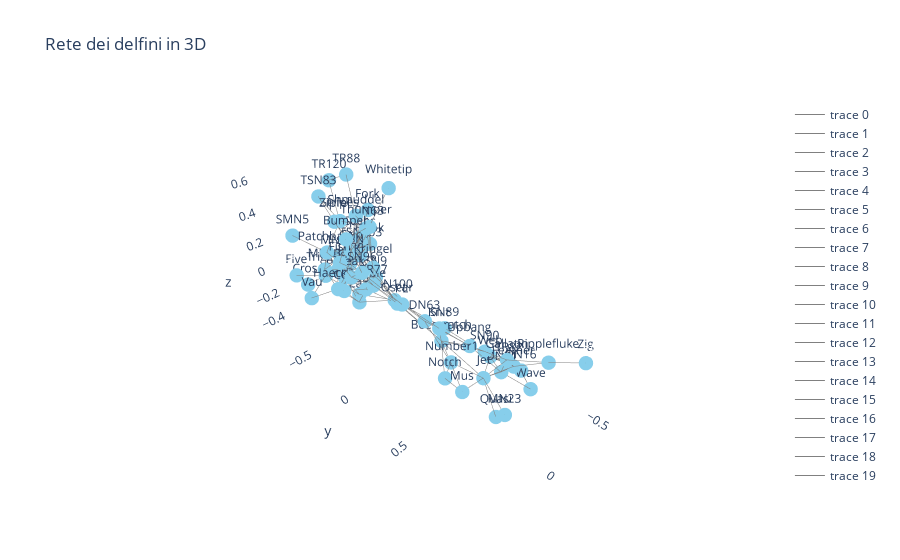

The notebook cell saved with this chart:
### Code cell
# Creare layout 3D per la rete
pos_3d = nx.spring_layout(G, dim=3)

# Traccia degli archi
edge_trace = []
for edge in G.edges():
    x0, y0, z0 = pos_3d[edge[0]]
    x1, y1, z1 = pos_3d[edge[1]]
    edge_trace.append(go.Scatter3d(
        x=[x0, x1, None],
        y=[y0, y1, None],
        z=[z0, z1, None],
        mode='lines',
        line=dict(color='gray', width=1)
    ))

# Traccia dei nodi
node_trace = go.Scatter3d(
    x=[pos_3d[node][0] for node in G.nodes()],
    y=[pos_3d[node][1] for node in G.nodes()],
    z=[pos_3d[node][2] for node in G.nodes()],
    mode='markers+text',
    text=[node for node in G.nodes()],  # Usare l'ID del nodo come etichetta
    marker=dict(size=5, color='skyblue')
)

fig = go.Figure(data=edge_trace + [node_trace])
fig.update_layout(title="Rete dei delfini in 3D",
                  scene=dict(xaxis=dict(showbackground=False),
                             yaxis=dict(showbackground=False),
                             zaxis=dict(showbackground=False)))
fig.show()

### Figure 1 — Plotly figure (JSON) as saved in the notebook; plotly's stock layout.template omitted (floating-point values rounded to 4 significant figures)
{"data": [{"line": {"color": "gray", "width": 1}, "mode": "lines", "type": "scatter3d", "x": [0.1999, 0.2493, null], "y": [-0.1524, -0.1766, null], "z": [0.1331, 0.2425, null]}, {"line": {"color": "gray", "width": 1}, "mode": "lines", "type": "scatter3d", "x": [0.1999, 0.08535, null], "y": [-0.1524, -0.2973, null], "z": [0.1331, 0.2011, null]}, {"line": {"color": "gray", "width": 1}, "mode": "lines", "type": "scatter3d", "x": [0.1999, 0.2054, null], "y": [-0.1524, -0.3044, null], "z": [0.1331, -0.02327, null]}, {"line": {"color": "gray", "width": 1}, "mode": "lines", "type": "scatter3d", "x": [0.1999, 0.0346, null], "y": [-0.1524, -0.1394, null], "z": [0.1331, 0.06225, null]}, {"line": {"color": "gray", "width": 1}, "mode": "lines", "type": "scatter3d", "x": [0.1999, 0.1974, null], "y": [-0.1524, -0.04821, null], "z": [0.1331, 0.2109, null]}, {"line": {"color": "gray", "width": 1}, "mode": "lines", "type": "scatter3d", "x": [0.1999, 0.1673, null], "y": [-0.1524, 0.007231, null], "z": [0.1331, 0.1374, null]}, {"line": {"color": "gray", "width": 1}, "mode": "lines", "type": "scatter3d", "x": [-0.04074, -0.113, null], "y": [0.3431, 0.6155, null], "z": [-0.1954, -0.3576, null]}, {"line": {"color": "gray", "width": 1}, "mode": "lines", "type": "scatter3d", "x": [-0.04074, -0.007897, null], "y": [0.3431, 0.3544, null], "z": [-0.1954, -0.0737, null]}, {"line": {"color": "gray", "width": 1}, "mode": "lines", "type": "scatter3d", "x": [-0.04074, 0.07298, null], "y": [0.3431, 0.483, null], "z": [-0.1954, -0.32, null]}, {"line": {"color": "gray", "width": 1}, "mode": "lines", "type": "scatter3d", "x": [-0.04074, -0.0009232, null], "y": [0.3431, 0.4589, null], "z": [-0.1954, -0.2619, null]}, {"line": {"color": "gray", "width": 1}, "mode": "lines", "type": "scatter3d", "x": [-0.04074, 0.06457, null], "y": [0.3431, 0.08526, null], "z": [-0.1954, -0.002284, null]}, {"line": {"color": "gray", "width": 1}, "mode": "lines", "type": "scatter3d", "x": [-0.04074, -0.006916, null], "y": [0.3431, -0.0233, null], "z": [-0.1954, -0.0723, null]}, {"line": {"color": "gray", "width": 1}, "mode": "lines", "type": "scatter3d", "x": [-0.04074, -0.2034, null], "y": [0.3431, 0.5425, null], "z": [-0.1954, -0.2559, null]}, {"line": {"color": "gray", "width": 1}, "mode": "lines", "type": "scatter3d", "x": [-0.04074, -0.1456, null], "y": [0.3431, 0.4734, null], "z": [-0.1954, -0.2188, null]}, {"line": {"color": "gray", "width": 1}, "mode": "lines", "type": "scatter3d", "x": [0.2187, 0.2493, null], "y": [-0.1342, -0.1766, null], "z": [0.3966, 0.2425, null]}, {"line": {"color": "gray", "width": 1}, "mode": "lines", "type": "scatter3d", "x": [0.2187, 0.1974, null], "y": [-0.1342, -0.04821, null], "z": [0.3966, 0.2109, null]}, {"line": {"color": "gray", "width": 1}, "mode": "lines", "type": "scatter3d", "x": [0.2187, 0.0447, null], "y": [-0.1342, -0.1802, null], "z": [0.3966, 0.3821, null]}, {"line": {"color": "gray", "width": 1}, "mode": "lines", "type": "scatter3d", "x": [0.2187, 0.1776, null], "y": [-0.1342, -0.2918, null], "z": [0.3966, 0.431, null]}, {"line": {"color": "gray", "width": 1}, "mode": "lines", "type": "scatter3d", "x": [0.2229, 0.1114, null], "y": [-0.2125, -0.1427, null], "z": [0.01787, 0.01021, null]}, {"line": {"color": "gray", "width": 1}, "mode": "lines", "type": "scatter3d", "x": [0.2229, 0.08535, null], "y": [-0.2125, -0.2973, null], "z": [0.01787, 0.2011, null]}, {"line": {"color": "gray", "width": 1}, "mode": "lines", "type": "scatter3d", "x": [0.2229, 0.1405, null], "y": [-0.2125, -0.1873, null], "z": [0.01787, -0.09713, null]}, {"line": {"color": "gray", "width": 1}, "mode": "lines", "type": "scatter3d", "x": [0.1954, 0.1661, null], "y": [-0.6972, -0.4957, null], "z": [-0.1857, -0.03228, null]}, {"line": {"color": "gray", "width": 1}, "mode": "lines", "type": "scatter3d", "x": [-0.3626, -0.2916, null], "y": [0.7098, 0.6977, null], "z": [-0.4064, -0.3312, null]}, {"line": {"color": "gray", "width": 1}, "mode": "lines", "type": "scatter3d", "x": [-0.3626, -0.2755, null], "y": [0.7098, 0.6557, null], "z": [-0.4064, -0.2961, null]}, {"line": {"color": "gray", "width": 1}, "mode": "lines", "type": "scatter3d", "x": [-0.3626, -0.3464, null], "y": [0.7098, 0.8022, null], "z": [-0.4064, -0.4861, null]}, {"line": {"color": "gray", "width": 1}, "mode": "lines", "type": "scatter3d", "x": [-0.3626, -0.2699, null], "y": [0.7098, 0.5381, null], "z": [-0.4064, -0.3435, null]}, {"line": {"color": "gray", "width": 1}, "mode": "lines", "type": "scatter3d", "x": [-0.2366, -0.2916, null], "y": [0.6512, 0.6977, null], "z": [-0.3716, -0.3312, null]}, {"line": {"color": "gray", "width": 1}, "mode": "lines", "type": "scatter3d", "x": [-0.2366, -0.2755, null], "y": [0.6512, 0.6557, null], "z": [-0.3716, -0.2961, null]}, {"line": {"color": "gray", "width": 1}, "mode": "lines", "type": "scatter3d", "x": [-0.2366, -0.113, null], "y": [0.6512, 0.6155, null], "z": [-0.3716, -0.3576, null]}, {"line": {"color": "gray", "width": 1}, "mode": "lines", "type": "scatter3d", "x": [-0.2366, -0.1456, null], "y": [0.6512, 0.4734, null], "z": [-0.3716, -0.2188, null]}, {"line": {"color": "gray", "width": 1}, "mode": "lines", "type": "scatter3d", "x": [-0.2366, -0.3464, null], "y": [0.6512, 0.8022, null], "z": [-0.3716, -0.4861, null]}, {"line": {"color": "gray", "width": 1}, "mode": "lines", "type": "scatter3d", "x": [-0.2366, -0.2699, null], "y": [0.6512, 0.5381, null], "z": [-0.3716, -0.3435, null]}, {"line": {"color": "gray", "width": 1}, "mode": "lines", "type": "scatter3d", "x": [-0.007684, -0.007897, null], "y": [0.2381, 0.3544, null], "z": [-0.0882, -0.0737, null]}, {"line": {"color": "gray", "width": 1}, "mode": "lines", "type": "scatter3d", "x": [-0.007684, -0.0009232, null], "y": [0.2381, 0.4589, null], "z": [-0.0882, -0.2619, null]}, {"line": {"color": "gray", "width": 1}, "mode": "lines", "type": "scatter3d", "x": [-0.007684, 0.1061, null], "y": [0.2381, 0.1749, null], "z": [-0.0882, 0.0613, null]}, {"line": {"color": "gray", "width": 1}, "mode": "lines", "type": "scatter3d", "x": [-0.007684, 0.0346, null], "y": [0.2381, -0.1394, null], "z": [-0.0882, 0.06225, null]}, {"line": {"color": "gray", "width": 1}, "mode": "lines", "type": "scatter3d", "x": [-0.007684, -0.1456, null], "y": [0.2381, 0.4734, null], "z": [-0.0882, -0.2188, null]}, {"line": {"color": "gray", "width": 1}, "mode": "lines", "type": "scatter3d", "x": [0.1114, 0.05038, null], "y": [-0.1427, -0.1377, null], "z": [0.01021, 0.138, null]}, {"line": {"color": "gray", "width": 1}, "mode": "lines", "type": "scatter3d", "x": [0.1114, 0.06457, null], "y": [-0.1427, 0.08526, null], "z": [0.01021, -0.002284, null]}, {"line": {"color": "gray", "width": 1}, "mode": "lines", "type": "scatter3d", "x": [0.1114, 0.04856, null], "y": [-0.1427, -0.2599, null], "z": [0.01021, 0.173, null]}, {"line": {"color": "gray", "width": 1}, "mode": "lines", "type": "scatter3d", "x": [0.1114, 0.1231, null], "y": [-0.1427, -0.3399, null], "z": [0.01021, 0.008328, null]}, {"line": {"color": "gray", "width": 1}, "mode": "lines", "type": "scatter3d", "x": [0.1114, 0.1405, null], "y": [-0.1427, -0.1873, null], "z": [0.01021, -0.09713, null]}, {"line": {"color": "gray", "width": 1}, "mode": "lines", "type": "scatter3d", "x": [-0.2916, -0.2755, null], "y": [0.6977, 0.6557, null], "z": [-0.3312, -0.2961, null]}, {"line": {"color": "gray", "width": 1}, "mode": "lines", "type": "scatter3d", "x": [-0.2916, -0.113, null], "y": [0.6977, 0.6155, null], "z": [-0.3312, -0.3576, null]}, {"line": {"color": "gray", "width": 1}, "mode": "lines", "type": "scatter3d", "x": [-0.2916, -0.4302, null], "y": [0.6977, 0.8411, null], "z": [-0.3312, -0.2963, null]}, {"line": {"color": "gray", "width": 1}, "mode": "lines", "type": "scatter3d", "x": [-0.2916, -0.2034, null], "y": [0.6977, 0.5425, null], "z": [-0.3312, -0.2559, null]}, {"line": {"color": "gray", "width": 1}, "mode": "lines", "type": "scatter3d", "x": [-0.2916, -0.2699, null], "y": [0.6977, 0.5381, null], "z": [-0.3312, -0.3435, null]}, {"line": {"color": "gray", "width": 1}, "mode": "lines", "type": "scatter3d", "x": [0.2493, 0.1627, null], "y": [-0.1766, -0.4439, null], "z": [0.2425, 0.1618, null]}, {"line": {"color": "gray", "width": 1}, "mode": "lines", "type": "scatter3d", "x": [0.2493, 0.1974, null], "y": [-0.1766, -0.04821, null], "z": [0.2425, 0.2109, null]}, {"line": {"color": "gray", "width": 1}, "mode": "lines", "type": "scatter3d", "x": [0.2493, 0.1673, null], "y": [-0.1766, 0.007231, null], "z": [0.2425, 0.1374, null]}, {"line": {"color": "gray", "width": 1}, "mode": "lines", "type": "scatter3d", "x": [0.249, 0.1661, null], "y": [-0.7289, -0.4957, null], "z": [-0.09937, -0.03228, null]}, {"line": {"color": "gray", "width": 1}, "mode": "lines", "type": "scatter3d", "x": [-0.2251, -0.02847, null], "y": [-0.5089, -0.3514, null], "z": [0.2958, 0.2288, null]}, {"line": {"color": "gray", "width": 1}, "mode": "lines", "type": "scatter3d", "x": [-0.2755, -0.113, null], "y": [0.6557, 0.6155, null], "z": [-0.2961, -0.3576, null]}, {"line": {"color": "gray", "width": 1}, "mode": "lines", "type": "scatter3d", "x": [-0.2755, -0.4302, null], "y": [0.6557, 0.8411, null], "z": [-0.2961, -0.2963, null]}, {"line": {"color": "gray", "width": 1}, "mode": "lines", "type": "scatter3d", "x": [-0.2755, -0.2034, null], "y": [0.6557, 0.5425, null], "z": [-0.2961, -0.2559, null]}, {"line": {"color": "gray", "width": 1}, "mode": "lines", "type": "scatter3d", "x": [-0.2755, -0.1456, null], "y": [0.6557, 0.4734, null], "z": [-0.2961, -0.2188, null]}, {"line": {"color": "gray", "width": 1}, "mode": "lines", "type": "scatter3d", "x": [-0.2755, -0.2699, null], "y": [0.6557, 0.5381, null], "z": [-0.2961, -0.3435, null]}, {"line": {"color": "gray", "width": 1}, "mode": "lines", "type": "scatter3d", "x": [0.08535, -0.01706, null], "y": [-0.2973, -0.2395, null], "z": [0.2011, 0.232, null]}, {"line": {"color": "gray", "width": 1}, "mode": "lines", "type": "scatter3d", "x": [0.08535, 0.2021, null], "y": [-0.2973, -0.4325, null], "z": [0.2011, 0.06027, null]}, {"line": {"color": "gray", "width": 1}, "mode": "lines", "type": "scatter3d", "x": [0.08535, -0.02847, null], "y": [-0.2973, -0.3514, null], "z": [0.2011, 0.2288, null]}, {"line": {"color": "gray", "width": 1}, "mode": "lines", "type": "scatter3d", "x": [0.08535, -0.01233, null], "y": [-0.2973, -0.3504, null], "z": [0.2011, 0.3816, null]}, {"line": {"color": "gray", "width": 1}, "mode": "lines", "type": "scatter3d", "x": [0.08535, 0.04856, null], "y": [-0.2973, -0.2599, null], "z": [0.2011, 0.173, null]}, {"line": {"color": "gray", "width": 1}, "mode": "lines", "type": "scatter3d", "x": [0.08535, -0.04834, null], "y": [-0.2973, -0.2727, null], "z": [0.2011, 0.3232, null]}, {"line": {"color": "gray", "width": 1}, "mode": "lines", "type": "scatter3d", "x": [0.08535, 0.0346, null], "y": [-0.2973, -0.1394, null], "z": [0.2011, 0.06225, null]}, {"line": {"color": "gray", "width": 1}, "mode": "lines", "type": "scatter3d", "x": [0.08535, 0.06006, null], "y": [-0.2973, -0.4173, null], "z": [0.2011, 0.3489, null]}, {"line": {"color": "gray", "width": 1}, "mode": "lines", "type": "scatter3d", "x": [0.08535, 0.1139, null], "y": [-0.2973, -0.2828, null], "z": [0.2011, 0.1288, null]}, {"line": {"color": "gray", "width": 1}, "mode": "lines", "type": "scatter3d", "x": [0.08535, -0.01388, null], "y": [-0.2973, -0.3351, null], "z": [0.2011, 0.1625, null]}, {"line": {"color": "gray", "width": 1}, "mode": "lines", "type": "scatter3d", "x": [0.2054, 0.1397, null], "y": [-0.3044, -0.3839, null], "z": [-0.02327, 0.05152, null]}, {"line": {"color": "gray", "width": 1}, "mode": "lines", "type": "scatter3d", "x": [0.2054, 0.2021, null], "y": [-0.3044, -0.4325, null], "z": [-0.02327, 0.06027, null]}, {"line": {"color": "gray", "width": 1}, "mode": "lines", "type": "scatter3d", "x": [0.2054, 0.0346, null], "y": [-0.3044, -0.1394, null], "z": [-0.02327, 0.06225, null]}, {"line": {"color": "gray", "width": 1}, "mode": "lines", "type": "scatter3d", "x": [0.2054, 0.1231, null], "y": [-0.3044, -0.3399, null], "z": [-0.02327, 0.008328, null]}, {"line": {"color": "gray", "width": 1}, "mode": "lines", "type": "scatter3d", "x": [0.2054, 0.2982, null], "y": [-0.3044, -0.4832, null], "z": [-0.02327, -0.1367, null]}, {"line": {"color": "gray", "width": 1}, "mode": "lines", "type": "scatter3d", "x": [0.2054, 0.1405, null], "y": [-0.3044, -0.1873, null], "z": [-0.02327, -0.09713, null]}, {"line": {"color": "gray", "width": 1}, "mode": "lines", "type": "scatter3d", "x": [-0.01706, 0.05038, null], "y": [-0.2395, -0.1377, null], "z": [0.232, 0.138, null]}, {"line": {"color": "gray", "width": 1}, "mode": "lines", "type": "scatter3d", "x": [-0.01706, -0.02847, null], "y": [-0.2395, -0.3514, null], "z": [0.232, 0.2288, null]}, {"line": {"color": "gray", "width": 1}, "mode": "lines", "type": "scatter3d", "x": [-0.01706, 0.04856, null], "y": [-0.2395, -0.2599, null], "z": [0.232, 0.173, null]}, {"line": {"color": "gray", "width": 1}, "mode": "lines", "type": "scatter3d", "x": [-0.01706, -0.04834, null], "y": [-0.2395, -0.2727, null], "z": [0.232, 0.3232, null]}, {"line": {"color": "gray", "width": 1}, "mode": "lines", "type": "scatter3d", "x": [-0.01706, 0.1139, null], "y": [-0.2395, -0.2828, null], "z": [0.232, 0.1288, null]}, {"line": {"color": "gray", "width": 1}, "mode": "lines", "type": "scatter3d", "x": [-0.113, -0.04779, null], "y": [0.6155, 0.8303, null], "z": [-0.3576, -0.4422, null]}, {"line": {"color": "gray", "width": 1}, "mode": "lines", "type": "scatter3d", "x": [-0.113, 0.04323, null], "y": [0.6155, 0.5906, null], "z": [-0.3576, -0.3724, null]}, {"line": {"color": "gray", "width": 1}, "mode": "lines", "type": "scatter3d", "x": [-0.113, -0.0009232, null], "y": [0.6155, 0.4589, null], "z": [-0.3576, -0.2619, null]}, {"line": {"color": "gray", "width": 1}, "mode": "lines", "type": "scatter3d", "x": [-0.113, -0.07498, null], "y": [0.6155, 0.7575, null], "z": [-0.3576, -0.5457, null]}, {"line": {"color": "gray", "width": 1}, "mode": "lines", "type": "scatter3d", "x": [-0.113, -0.2699, null], "y": [0.6155, 0.5381, null], "z": [-0.3576, -0.3435, null]}, {"line": {"color": "gray", "width": 1}, "mode": "lines", "type": "scatter3d", "x": [0.1397, 0.05038, null], "y": [-0.3839, -0.1377, null], "z": [0.05152, 0.138, null]}, {"line": {"color": "gray", "width": 1}, "mode": "lines", "type": "scatter3d", "x": [0.1397, 0.06594, null], "y": [-0.3839, -0.4464, null], "z": [0.05152, 0.0932, null]}, {"line": {"color": "gray", "width": 1}, "mode": "lines", "type": "scatter3d", "x": [0.1397, 0.2021, null], "y": [-0.3839, -0.4325, null], "z": [0.05152, 0.06027, null]}, {"line": {"color": "gray", "width": 1}, "mode": "lines", "type": "scatter3d", "x": [0.1397, 0.1627, null], "y": [-0.3839, -0.4439, null], "z": [0.05152, 0.1618, null]}, {"line": {"color": "gray", "width": 1}, "mode": "lines", "type": "scatter3d", "x": [0.1397, 0.1231, null], "y": [-0.3839, -0.3399, null], "z": [0.05152, 0.008328, null]}, {"line": {"color": "gray", "width": 1}, "mode": "lines", "type": "scatter3d", "x": [0.1397, 0.1661, null], "y": [-0.3839, -0.4957, null], "z": [0.05152, -0.03228, null]}, {"line": {"color": "gray", "width": 1}, "mode": "lines", "type": "scatter3d", "x": [-0.007897, 0.1061, null], "y": [0.3544, 0.1749, null], "z": [-0.0737, 0.0613, null]}, {"line": {"color": "gray", "width": 1}, "mode": "lines", "type": "scatter3d", "x": [-0.007897, -0.1456, null], "y": [0.3544, 0.4734, null], "z": [-0.0737, -0.2188, null]}, {"line": {"color": "gray", "width": 1}, "mode": "lines", "type": "scatter3d", "x": [0.05038, 0.06457, null], "y": [-0.1377, 0.08526, null], "z": [0.138, -0.002284, null]}, {"line": {"color": "gray", "width": 1}, "mode": "lines", "type": "scatter3d", "x": [0.05038, -0.006916, null], "y": [-0.1377, -0.0233, null], "z": [0.138, -0.0723, null]}, {"line": {"color": "gray", "width": 1}, "mode": "lines", "type": "scatter3d", "x": [0.05038, -0.04834, null], "y": [-0.1377, -0.2727, null], "z": [0.138, 0.3232, null]}, {"line": {"color": "gray", "width": 1}, "mode": "lines", "type": "scatter3d", "x": [0.05038, 0.0447, null], "y": [-0.1377, -0.1802, null], "z": [0.138, 0.3821, null]}, {"line": {"color": "gray", "width": 1}, "mode": "lines", "type": "scatter3d", "x": [0.05038, 0.1673, null], "y": [-0.1377, 0.007231, null], "z": [0.138, 0.1374, null]}, {"line": {"color": "gray", "width": 1}, "mode": "lines", "type": "scatter3d", "x": [0.05038, 0.1139, null], "y": [-0.1377, -0.2828, null], "z": [0.138, 0.1288, null]}, {"line": {"color": "gray", "width": 1}, "mode": "lines", "type": "scatter3d", "x": [0.06594, 0.1627, null], "y": [-0.4464, -0.4439, null], "z": [0.0932, 0.1618, null]}, {"line": {"color": "gray", "width": 1}, "mode": "lines", "type": "scatter3d", "x": [0.06594, -0.02847, null], "y": [-0.4464, -0.3514, null], "z": [0.0932, 0.2288, null]}, {"line": {"color": "gray", "width": 1}, "mode": "lines", "type": "scatter3d", "x": [0.06594, 0.04856, null], "y": [-0.4464, -0.2599, null], "z": [0.0932, 0.173, null]}, {"line": {"color": "gray", "width": 1}, "mode": "lines", "type": "scatter3d", "x": [0.06594, 0.1231, null], "y": [-0.4464, -0.3399, null], "z": [0.0932, 0.008328, null]}, {"line": {"color": "gray", "width": 1}, "mode": "lines", "type": "scatter3d", "x": [0.06594, 0.1661, null], "y": [-0.4464, -0.4957, null], "z": [0.0932, -0.03228, null]}, {"line": {"color": "gray", "width": 1}, "mode": "lines", "type": "scatter3d", "x": [0.0591, -0.006916, null], "y": [-0.2967, -0.0233, null], "z": [-0.1343, -0.0723, null]}, {"line": {"color": "gray", "width": 1}, "mode": "lines", "type": "scatter3d", "x": [0.0591, 0.1231, null], "y": [-0.2967, -0.3399, null], "z": [-0.1343, 0.008328, null]}, {"line": {"color": "gray", "width": 1}, "mode": "lines", "type": "scatter3d", "x": [0.0591, 0.1661, null], "y": [-0.2967, -0.4957, null], "z": [-0.1343, -0.03228, null]}, {"line": {"color": "gray", "width": 1}, "mode": "lines", "type": "scatter3d", "x": [0.2021, 0.1627, null], "y": [-0.4325, -0.4439, null], "z": [0.06027, 0.1618, null]}, {"line": {"color": "gray", "width": 1}, "mode": "lines", "type": "scatter3d", "x": [0.2021, 0.1231, null], "y": [-0.4325, -0.3399, null], "z": [0.06027, 0.008328, null]}, {"line": {"color": "gray", "width": 1}, "mode": "lines", "type": "scatter3d", "x": [0.2021, 0.1661, null], "y": [-0.4325, -0.4957, null], "z": [0.06027, -0.03228, null]}, {"line": {"color": "gray", "width": 1}, "mode": "lines", "type": "scatter3d", "x": [0.04323, 0.07298, null], "y": [0.5906, 0.483, null], "z": [-0.3724, -0.32, null]}, {"line": {"color": "gray", "width": 1}, "mode": "lines", "type": "scatter3d", "x": [0.04323, -0.0009232, null], "y": [0.5906, 0.4589, null], "z": [-0.3724, -0.2619, null]}, {"line": {"color": "gray", "width": 1}, "mode": "lines", "type": "scatter3d", "x": [0.07298, -0.0009232, null], "y": [0.483, 0.4589, null], "z": [-0.32, -0.2619, null]}, {"line": {"color": "gray", "width": 1}, "mode": "lines", "type": "scatter3d", "x": [0.06457, 0.1061, null], "y": [0.08526, 0.1749, null], "z": [-0.002284, 0.0613, null]}, {"line": {"color": "gray", "width": 1}, "mode": "lines", "type": "scatter3d", "x": [0.06457, 0.1673, null], "y": [0.08526, 0.007231, null], "z": [-0.002284, 0.1374, null]}, {"line": {"color": "gray", "width": 1}, "mode": "lines", "type": "scatter3d", "x": [0.1627, 0.2471, null], "y": [-0.4439, -0.6834, null], "z": [0.1618, 0.2198, null]}, {"line": {"color": "gray", "width": 1}, "mode": "lines", "type": "scatter3d", "x": [0.1627, 0.06006, null], "y": [-0.4439, -0.4173, null], "z": [0.1618, 0.3489, null]}, {"line": {"color": "gray", "width": 1}, "mode": "lines", "type": "scatter3d", "x": [0.1627, 0.1231, null], "y": [-0.4439, -0.3399, null], "z": [0.1618, 0.008328, null]}, {"line": {"color": "gray", "width": 1}, "mode": "lines", "type": "scatter3d", "x": [0.1627, 0.1661, null], "y": [-0.4439, -0.4957, null], "z": [0.1618, -0.03228, null]}, {"line": {"color": "gray", "width": 1}, "mode": "lines", "type": "scatter3d", "x": [0.1627, -0.01388, null], "y": [-0.4439, -0.3351, null], "z": [0.1618, 0.1625, null]}, {"line": {"color": "gray", "width": 1}, "mode": "lines", "type": "scatter3d", "x": [0.1061, 0.1974, null], "y": [0.1749, -0.04821, null], "z": [0.0613, 0.2109, null]}, {"line": {"color": "gray", "width": 1}, "mode": "lines", "type": "scatter3d", "x": [0.1061, 0.1673, null], "y": [0.1749, 0.007231, null], "z": [0.0613, 0.1374, null]}, {"line": {"color": "gray", "width": 1}, "mode": "lines", "type": "scatter3d", "x": [-0.4302, -0.5753, null], "y": [0.8411, 1.0, null], "z": [-0.2963, -0.2905, null]}, {"line": {"color": "gray", "width": 1}, "mode": "lines", "type": "scatter3d", "x": [-0.02847, -0.01233, null], "y": [-0.3514, -0.3504, null], "z": [0.2288, 0.3816, null]}, {"line": {"color": "gray", "width": 1}, "mode": "lines", "type": "scatter3d", "x": [-0.02847, 0.04856, null], "y": [-0.3514, -0.2599, null], "z": [0.2288, 0.173, null]}, {"line": {"color": "gray", "width": 1}, "mode": "lines", "type": "scatter3d", "x": [-0.02847, -0.04834, null], "y": [-0.3514, -0.2727, null], "z": [0.2288, 0.3232, null]}, {"line": {"color": "gray", "width": 1}, "mode": "lines", "type": "scatter3d", "x": [-0.02847, 0.0346, null], "y": [-0.3514, -0.1394, null], "z": [0.2288, 0.06225, null]}, {"line": {"color": "gray", "width": 1}, "mode": "lines", "type": "scatter3d", "x": [-0.02847, 0.06006, null], "y": [-0.3514, -0.4173, null], "z": [0.2288, 0.3489, null]}, {"line": {"color": "gray", "width": 1}, "mode": "lines", "type": "scatter3d", "x": [-0.02847, 0.1139, null], "y": [-0.3514, -0.2828, null], "z": [0.2288, 0.1288, null]}, {"line": {"color": "gray", "width": 1}, "mode": "lines", "type": "scatter3d", "x": [-0.01233, 0.04856, null], "y": [-0.3504, -0.2599, null], "z": [0.3816, 0.173, null]}, {"line": {"color": "gray", "width": 1}, "mode": "lines", "type": "scatter3d", "x": [-0.01233, 0.0447, null], "y": [-0.3504, -0.1802, null], "z": [0.3816, 0.3821, null]}, {"line": {"color": "gray", "width": 1}, "mode": "lines", "type": "scatter3d", "x": [-0.01233, -0.07722, null], "y": [-0.3504, -0.499, null], "z": [0.3816, 0.5801, null]}, {"line": {"color": "gray", "width": 1}, "mode": "lines", "type": "scatter3d", "x": [-0.006916, 0.04856, null], "y": [-0.0233, -0.2599, null], "z": [-0.0723, 0.173, null]}, {"line": {"color": "gray", "width": 1}, "mode": "lines", "type": "scatter3d", "x": [-0.006916, -0.1755, null], "y": [-0.0233, 0.2429, null], "z": [-0.0723, -0.2373, null]}, {"line": {"color": "gray", "width": 1}, "mode": "lines", "type": "scatter3d", "x": [-0.006916, 0.0346, null], "y": [-0.0233, -0.1394, null], "z": [-0.0723, 0.06225, null]}, {"line": {"color": "gray", "width": 1}, "mode": "lines", "type": "scatter3d", "x": [-0.006916, 0.1405, null], "y": [-0.0233, -0.1873, null], "z": [-0.0723, -0.09713, null]}, {"line": {"color": "gray", "width": 1}, "mode": "lines", "type": "scatter3d", "x": [0.04856, 0.0346, null], "y": [-0.2599, -0.1394, null], "z": [0.173, 0.06225, null]}, {"line": {"color": "gray", "width": 1}, "mode": "lines", "type": "scatter3d", "x": [0.04856, 0.06006, null], "y": [-0.2599, -0.4173, null], "z": [0.173, 0.3489, null]}, {"line": {"color": "gray", "width": 1}, "mode": "lines", "type": "scatter3d", "x": [0.04856, 0.1231, null], "y": [-0.2599, -0.3399, null], "z": [0.173, 0.008328, null]}, {"line": {"color": "gray", "width": 1}, "mode": "lines", "type": "scatter3d", "x": [0.04856, 0.1776, null], "y": [-0.2599, -0.2918, null], "z": [0.173, 0.431, null]}, {"line": {"color": "gray", "width": 1}, "mode": "lines", "type": "scatter3d", "x": [-0.04834, 0.06006, null], "y": [-0.2727, -0.4173, null], "z": [0.3232, 0.3489, null]}, {"line": {"color": "gray", "width": 1}, "mode": "lines", "type": "scatter3d", "x": [-0.04834, 0.0447, null], "y": [-0.2727, -0.1802, null], "z": [0.3232, 0.3821, null]}, {"line": {"color": "gray", "width": 1}, "mode": "lines", "type": "scatter3d", "x": [-0.04834, -0.01388, null], "y": [-0.2727, -0.3351, null], "z": [0.3232, 0.1625, null]}, {"line": {"color": "gray", "width": 1}, "mode": "lines", "type": "scatter3d", "x": [-0.04834, -0.2154, null], "y": [-0.2727, -0.2756, null], "z": [0.3232, 0.5189, null]}, {"line": {"color": "gray", "width": 1}, "mode": "lines", "type": "scatter3d", "x": [-0.1755, -0.2699, null], "y": [0.2429, 0.5381, null], "z": [-0.2373, -0.3435, null]}, {"line": {"color": "gray", "width": 1}, "mode": "lines", "type": "scatter3d", "x": [0.0346, -0.01388, null], "y": [-0.1394, -0.3351, null], "z": [0.06225, 0.1625, null]}, {"line": {"color": "gray", "width": 1}, "mode": "lines", "type": "scatter3d", "x": [-0.2034, -0.1456, null], "y": [0.5425, 0.4734, null], "z": [-0.2559, -0.2188, null]}, {"line": {"color": "gray", "width": 1}, "mode": "lines", "type": "scatter3d", "x": [-0.2034, -0.2699, null], "y": [0.5425, 0.5381, null], "z": [-0.2559, -0.3435, null]}, {"line": {"color": "gray", "width": 1}, "mode": "lines", "type": "scatter3d", "x": [0.1974, 0.1673, null], "y": [-0.04821, 0.007231, null], "z": [0.2109, 0.1374, null]}, {"line": {"color": "gray", "width": 1}, "mode": "lines", "type": "scatter3d", "x": [0.1974, 0.1139, null], "y": [-0.04821, -0.2828, null], "z": [0.2109, 0.1288, null]}, {"line": {"color": "gray", "width": 1}, "mode": "lines", "type": "scatter3d", "x": [0.06006, 0.0001772, null], "y": [-0.4173, -0.5742, null], "z": [0.3489, 0.5446, null]}, {"line": {"color": "gray", "width": 1}, "mode": "lines", "type": "scatter3d", "x": [0.06006, 0.1706, null], "y": [-0.4173, -0.4345, null], "z": [0.3489, 0.5363, null]}, {"line": {"color": "gray", "width": 1}, "mode": "lines", "type": "scatter3d", "x": [0.1231, 0.1139, null], "y": [-0.3399, -0.2828, null], "z": [0.008328, 0.1288, null]}, {"line": {"color": "gray", "width": 1}, "mode": "lines", "type": "scatter3d", "x": [0.1231, 0.1661, null], "y": [-0.3399, -0.4957, null], "z": [0.008328, -0.03228, null]}, {"line": {"color": "gray", "width": 1}, "mode": "lines", "type": "scatter3d", "x": [0.1231, 0.1405, null], "y": [-0.3399, -0.1873, null], "z": [0.008328, -0.09713, null]}, {"line": {"color": "gray", "width": 1}, "mode": "lines", "type": "scatter3d", "x": [0.0001772, -0.07722, null], "y": [-0.5742, -0.499, null], "z": [0.5446, 0.5801, null]}, {"line": {"color": "gray", "width": 1}, "mode": "lines", "type": "scatter3d", "x": [-0.4438, -0.2699, null], "y": [0.5679, 0.5381, null], "z": [-0.4997, -0.3435, null]}, {"line": {"color": "gray", "width": 1}, "mode": "lines", "type": "scatter3d", "x": [0.1139, 0.1661, null], "y": [-0.2828, -0.4957, null], "z": [0.1288, -0.03228, null]}, {"line": {"color": "gray", "width": 1}, "mode": "lines", "type": "scatter3d", "x": [0.1661, 0.2982, null], "y": [-0.4957, -0.4832, null], "z": [-0.03228, -0.1367, null]}, {"line": {"color": "gray", "width": 1}, "mode": "lines", "type": "scatter3d", "x": [0.1706, 0.1776, null], "y": [-0.4345, -0.2918, null], "z": [0.5363, 0.431, null]}, {"line": {"color": "gray", "width": 1}, "mode": "lines", "type": "scatter3d", "x": [-0.1456, -0.2699, null], "y": [0.4734, 0.5381, null], "z": [-0.2188, -0.3435, null]}, {"marker": {"color": "skyblue", "size": 5}, "mode": "markers+text", "text": ["Beak", "Beescratch", "Bumper", "CCL", "Cross", "DN16", "DN21", "DN63", "Double", "Feather", "Fish", "Five", "Fork", "Gallatin", "Grin", "Haecksel", "Hook", "Jet", "Jonah", "Knit", "Kringel", "MN105", "MN23", "MN60", "MN83", "Mus", "Notch", "Number1", "Oscar", "Patchback", "PL", "Quasi", "Ripplefluke", "Scabs", "Shmuddel", "SMN5", "SN100", "SN4", "SN63", "SN89", "SN9", "SN90", "SN96", "Stripes", "Thumper", "Topless", "TR120", "TR77", "TR82", "TR88", "TR99", "Trigger", "TSN103", "TSN83", "Upbang", "Vau", "Wave", "Web", "Whitetip", "Zap", "Zig", "Zipfel"], "type": "scatter3d", "x": [0.1999, -0.04074, 0.2187, 0.2229, 0.1954, -0.3626, -0.2366, -0.007684, 0.1114, -0.2916, 0.2493, 0.249, -0.2251, -0.2755, 0.08535, 0.2054, -0.01706, -0.113, 0.1397, -0.007897, 0.05038, 0.06594, -0.04779, 0.0591, 0.2021, 0.04323, 0.07298, -0.0009232, 0.06457, 0.1627, 0.1061, -0.07498, -0.4302, -0.02847, -0.01233, 0.2471, -0.006916, 0.04856, -0.04834, -0.1755, 0.0346, -0.2034, 0.1974, 0.06006, 0.0447, 0.1231, 0.0001772, 0.1673, -0.4438, -0.07722, 0.1139, 0.1661, -0.01388, 0.1706, -0.1456, 0.2982, -0.3464, -0.2699, -0.2154, 0.1405, -0.5753, 0.1776], "y": [-0.1524, 0.3431, -0.1342, -0.2125, -0.6972, 0.7098, 0.6512, 0.2381, -0.1427, 0.6977, -0.1766, -0.7289, -0.5089, 0.6557, -0.2973, -0.3044, -0.2395, 0.6155, -0.3839, 0.3544, -0.1377, -0.4464, 0.8303, -0.2967, -0.4325, 0.5906, 0.483, 0.4589, 0.08526, -0.4439, 0.1749, 0.7575, 0.8411, -0.3514, -0.3504, -0.6834, -0.0233, -0.2599, -0.2727, 0.2429, -0.1394, 0.5425, -0.04821, -0.4173, -0.1802, -0.3399, -0.5742, 0.007231, 0.5679, -0.499, -0.2828, -0.4957, -0.3351, -0.4345, 0.4734, -0.4832, 0.8022, 0.5381, -0.2756, -0.1873, 1.0, -0.2918], "z": [0.1331, -0.1954, 0.3966, 0.01787, -0.1857, -0.4064, -0.3716, -0.0882, 0.01021, -0.3312, 0.2425, -0.09937, 0.2958, -0.2961, 0.2011, -0.02327, 0.232, -0.3576, 0.05152, -0.0737, 0.138, 0.0932, -0.4422, -0.1343, 0.06027, -0.3724, -0.32, -0.2619, -0.002284, 0.1618, 0.0613, -0.5457, -0.2963, 0.2288, 0.3816, 0.2198, -0.0723, 0.173, 0.3232, -0.2373, 0.06225, -0.2559, 0.2109, 0.3489, 0.3821, 0.008328, 0.5446, 0.1374, -0.4997, 0.5801, 0.1288, -0.03228, 0.1625, 0.5363, -0.2188, -0.1367, -0.4861, -0.3435, 0.5189, -0.09713, -0.2905, 0.431]}], "layout": {"scene": {"xaxis": {"showbackground": false}, "yaxis": {"showbackground": false}, "zaxis": {"showbackground": false}}, "title": {"text": "Rete dei delfini in 3D"}}}
